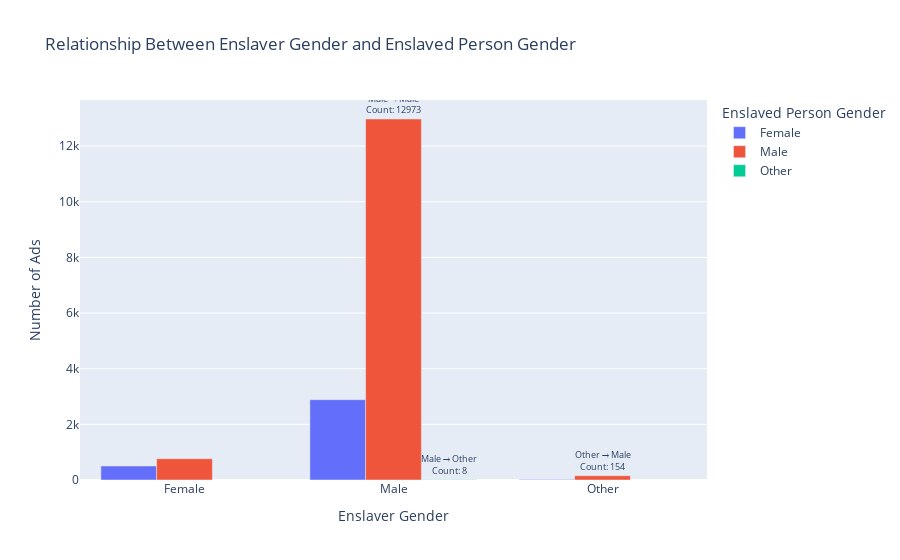

Notebook cell for this chart:
### Markdown cell above
The vast majority of advertisements for fleeing slaves were posted by male slave owners (91.6%), while the proportion of female slave owners was significantly lower (7.36%). This distribution reflects the dominant position of men in property rights, social status and the operation of the system under the slave system. Since men are more often regarded as the "heads of households" in the legal and economic systems, they more frequently dominate the matters of wanted fugitives and property protection. Although women also have enslaved individuals in some family or inheritance contexts, their "voices" in public Spaces are relatively weakened, which is reflected in the relatively marginal number of advertisements for runaway slaves.

### Code cell
df_pair = df_s[
    (df_s['enslaver_gender 1'] != 'Not_Provided') &
    (df_s['gender'] != 'Not_Provided')
].copy()
enslaver_slave_gender = df_pair.groupby(['enslaver_gender 1', 'gender']).size().reset_index(name='count')
enslaver_slave_gender['label'] = enslaver_slave_gender.apply(
    lambda row: f"{row['enslaver_gender 1']} → {row['gender']}<br>Count: {row['count']}",
    axis=1
)
fig = px.bar(
    enslaver_slave_gender,
    x='enslaver_gender 1',
    y='count',
    color='gender',
    barmode='group',
    text='label', 
    title='Relationship Between Enslaver Gender and Enslaved Person Gender',
    labels={
        'enslaver_gender 1': 'Enslaver Gender',
        'gender': 'Enslaved Person Gender',
        'count': 'Number of Ads'
    }
)
fig.update_traces(textposition='outside')
fig.update_layout(
    xaxis_title='Enslaver Gender',
    yaxis_title='Number of Ads',
    uniformtext_minsize=8,
    uniformtext_mode='hide'
)
fig.show()

### Figure 1 — Plotly figure (JSON) as saved in the notebook; plotly's stock layout.template omitted (floating-point values rounded to 4 significant figures)
{"data": [{"alignmentgroup": "True", "hovertemplate": "Enslaved Person Gender=Female<br>Enslaver Gender=%{x}<br>Number of Ads=%{y}<br>label=%{text}<extra></extra>", "legendgroup": "Female", "marker": {"color": "#636efa", "pattern": {"shape": ""}}, "name": "Female", "offsetgroup": "Female", "orientation": "v", "showlegend": true, "text": ["Female → Female<br>Count: 504", "Male → Female<br>Count: 2887", "Other → Female<br>Count: 15"], "textposition": "outside", "type": "bar", "x": ["Female", "Male", "Other"], "xaxis": "x", "y": [504, 2887, 15], "yaxis": "y"}, {"alignmentgroup": "True", "hovertemplate": "Enslaved Person Gender=Male<br>Enslaver Gender=%{x}<br>Number of Ads=%{y}<br>label=%{text}<extra></extra>", "legendgroup": "Male", "marker": {"color": "#EF553B", "pattern": {"shape": ""}}, "name": "Male", "offsetgroup": "Male", "orientation": "v", "showlegend": true, "text": ["Female → Male<br>Count: 765", "Male → Male<br>Count: 12973", "Other → Male<br>Count: 154"], "textposition": "outside", "type": "bar", "x": ["Female", "Male", "Other"], "xaxis": "x", "y": [765, 12973, 154], "yaxis": "y"}, {"alignmentgroup": "True", "hovertemplate": "Enslaved Person Gender=Other<br>Enslaver Gender=%{x}<br>Number of Ads=%{y}<br>label=%{text}<extra></extra>", "legendgroup": "Other", "marker": {"color": "#00cc96", "pattern": {"shape": ""}}, "name": "Other", "offsetgroup": "Other", "orientation": "v", "showlegend": true, "text": ["Male → Other<br>Count: 8"], "textposition": "outside", "type": "bar", "x": ["Male"], "xaxis": "x", "y": [8], "yaxis": "y"}], "layout": {"autosize": true, "barmode": "group", "legend": {"title": {"text": "Enslaved Person Gender"}, "tracegroupgap": 0}, "title": {"text": "Relationship Between Enslaver Gender and Enslaved Person Gender"}, "uniformtext": {"minsize": 8, "mode": "hide"}, "xaxis": {"anchor": "y", "autorange": true, "domain": [0, 1], "range": [-0.5, 2.5], "title": {"text": "Enslaver Gender"}, "type": "category"}, "yaxis": {"anchor": "x", "autorange": true, "domain": [0, 1], "range": [0, 13660.0], "title": {"text": "Number of Ads"}, "type": "linear"}}}
